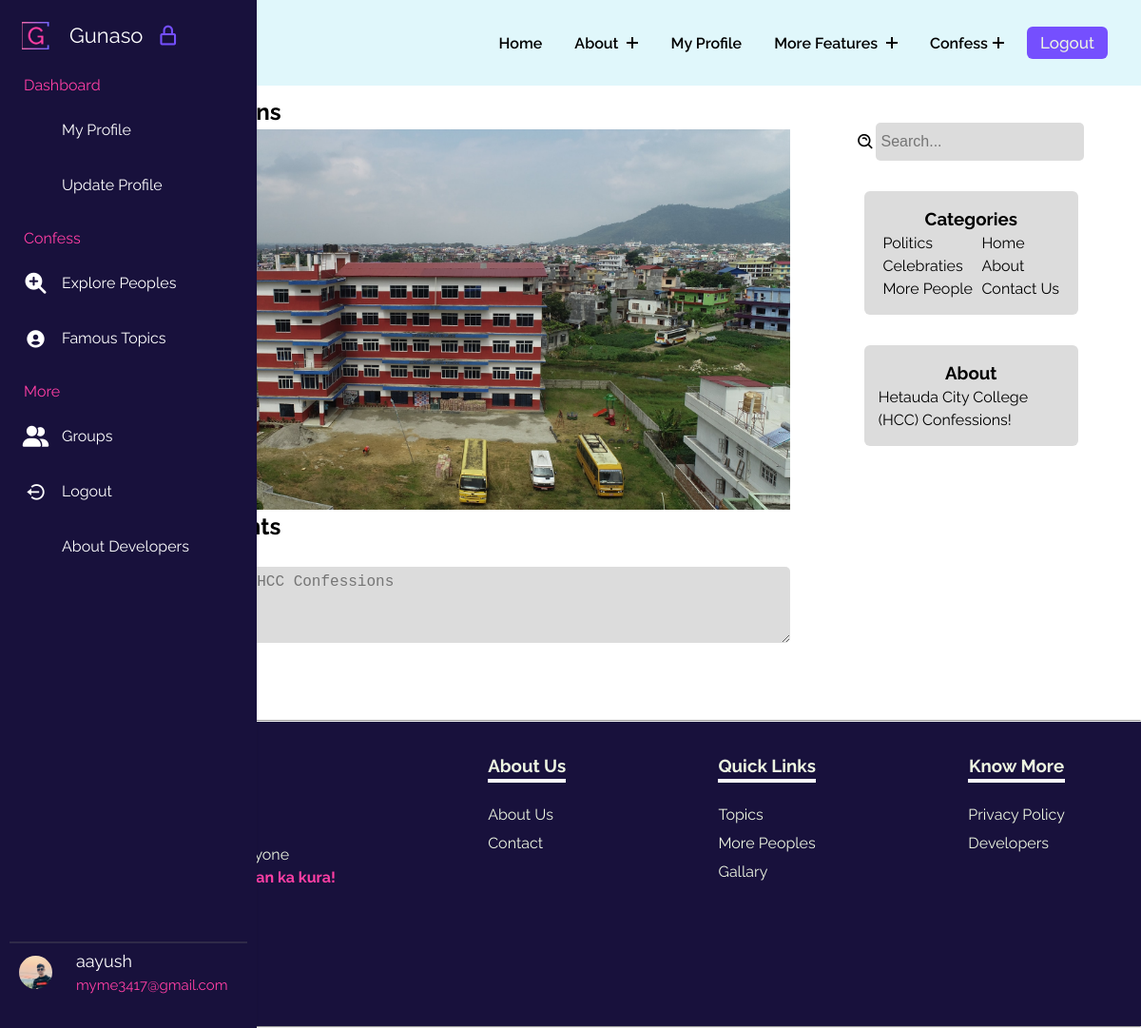
/groups/hcc-confessions (signed in), run on an earlier commit of the app's database.
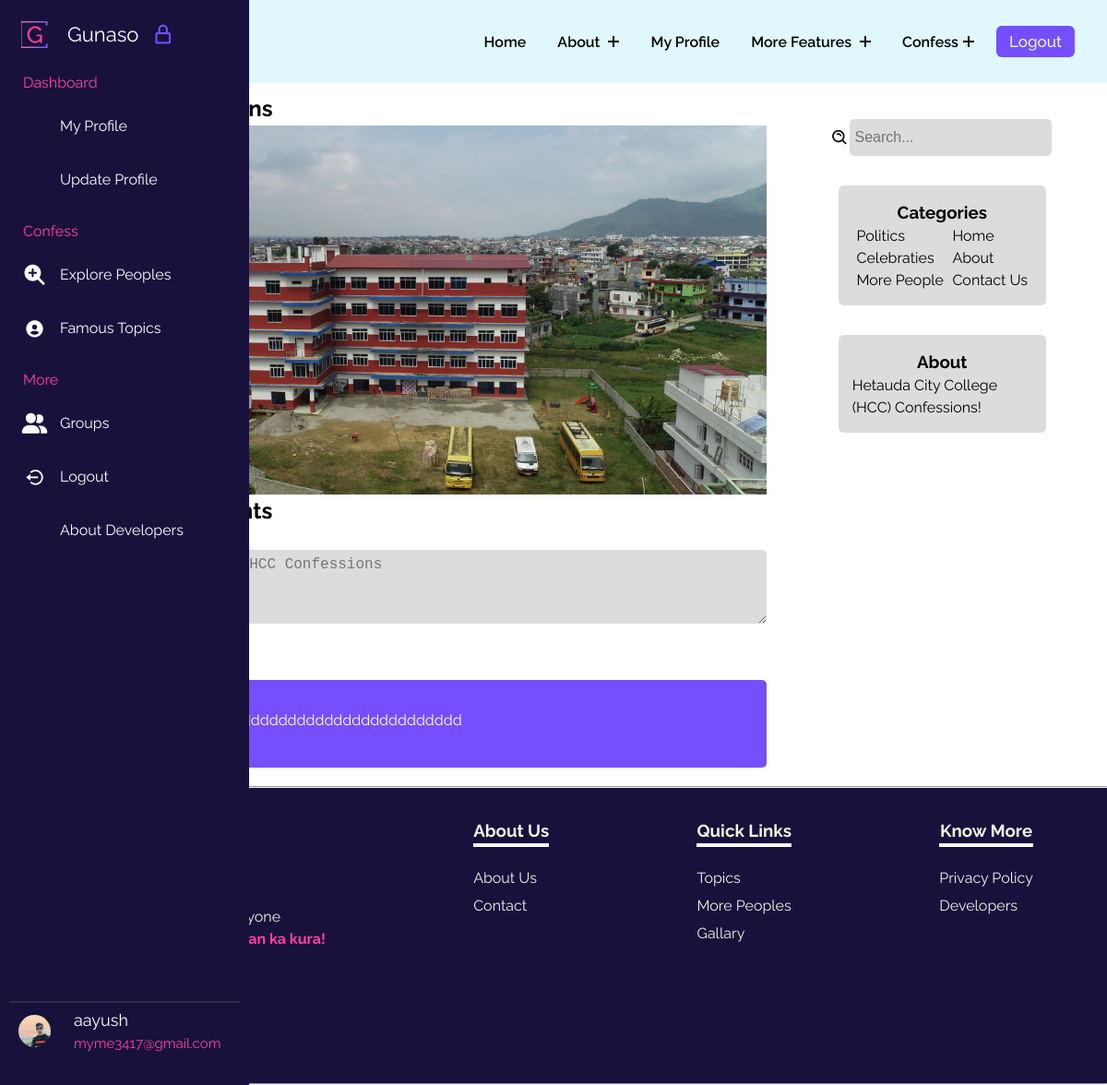
And on a later commit of the database.
### gunasoApp/models.py (models this page shows, shortened)
class GroupsComments(models.Model):
    sno = models.AutoField(primary_key=True)
    comment = models.TextField()
    user = models.ForeignKey(User, on_delete=models.CASCADE)
    topic = models.ForeignKey(ConfessGroup, on_delete=models.CASCADE)
    parent = models.ForeignKey('self', on_delete=models.CASCADE, null=True)
    timestamp = models.DateTimeField(default=now)

### gunasoApp/views.py (the view)
# urls.py: path('groups/<str:slug>',views.groupsparticular, name='groupsparticular'),
@login_required(login_url='/login/')
def groupsparticular(request, slug):
    users = User.objects.all()
    allgroups = ConfessGroup.objects.filter(slug=slug).first()
    comments = GroupsComments.objects.filter(topic=allgroups, parent=None)[::-1]
    replies = GroupsComments.objects.filter(topic=allgroups).exclude(parent = None)
    reply_dict={}
    for reply in replies:
        if reply.parent.sno not in reply_dict.keys():
            reply_dict[reply.parent.sno]= [reply]
        else:
            reply_dict[reply.parent.sno].append(reply)
    print(reply_dict)
    context = {"allgroups": allgroups, "comments": comments, "reply_dict": reply_dict, 'users': users}
    return render(request, 'groupParticular.html', context)

### gunasoApp/templatetags/extras.py (called while the page is built)
@register.filter(name = 'get_val')
def get_val(dict,key):
    return dict.get(key)

### gunasoApp/templatetags/filters.py (called while the page is built)
@register.filter
def mention_bold(value):
    mentioned_users = re.findall(r'@(\w+)', value)
    for user in mentioned_users:
        try:
            User.objects.get(username=user)
            value = value.replace(f'@{user}', f'<strong style="color:#000; background-color:gainsboro; padding:2px 3px; border-radius:3px;">@{user}</strong>')
        except User.DoesNotExist:
            pass  # Do nothing if the user does not exist
    return value

### templates/groupParticular.html (shortened to what this page needs)
{% extends 'base.html' %}
{% load static %}
{% load extras %}
{% load filters %}
    {% block base_style%}
    {{ block.super }}
    <link rel="stylesheet" href="{% static 'styles/groupParticular.css' %}">
    {% endblock base_style%}
    {% block content %}
    <div class="famoustopicsmain">
        <div class="containflex">
            <div class="leftside">
                <h2>{{allgroups.Groupname}}</h2>
                <div class="profileimg" onclick="toggleProfileImg()"
                    style="background-image: url('../media/{{ allgroups.image }}');">
                </div>
                <h2>People Thoughts</h2>
                <section class="thoughtsform">
                    <form action="{% url 'postThoughtsGroup' %}" method="post" onsubmit="return validateForm()">
                        <label for="">Your Thoughts</label>
                        <br>
                        <textarea name="comment" id="content" class="mention-textarea" onkeyup="onKey()"
                            placeholder="Say Something on {{allgroups.Groupname}}"></textarea>
                        <br>
                    </form>
                </section>
                <div class="commentbox">
                    {% for comment in comments %}
                    <div class="comment">
                        <div class="imagepart">
                        </div>
                        <div class="textpart">
                            <h4>Anonymous</h4>
                            <p>{{ comment.comment|mention_bold|safe }}</p>
                            <p class="replycommenttrigger" id="replytrigger{{ comment.sno }}"
                                onclick="replyPOP({{ comment.sno }})">Reply</p>
                        </div>
                    </div>
                    {% endfor %}
                </div>
            </div>
            <div class="rightside">
                <div class="searchdiv">
                    <i class='bx bx-search-alt'></i>
                    <input class="searchinp" placeholder="Search..." type="text">
                </div>
                <div class="catandside">
                    <div class="categoriesdiv">
                        <h3>Categories</h3>
                        <div class="uls">
                            <ul class="lineone">
                                <li><a href="#">Politics</a></li>
                                <li><a href="#">Celebraties</a></li>
                                <li><a href="#">More People</a></li>
                            </ul>
                            <ul class="lineone">
                                <li><a href="/">Home</a></li>
                                <li><a href="/about">About</a></li>
                                <li><a href="/">Contact Us</a></li>
                            </ul>
                        </div>
                    </div>
                    <div class="categoriesdiv">
                        <h3>About</h3>
                        <p>{{allgroups.introduction}}</p>
                    </div>
                </div>
            </div>
        </div>
    </div>
    {% endblock %}

What changed in the data, as far as the page shows it:
added GroupsComments: comment|mention_bold "xsxdddddddddddddddddddddddddddddddd"
